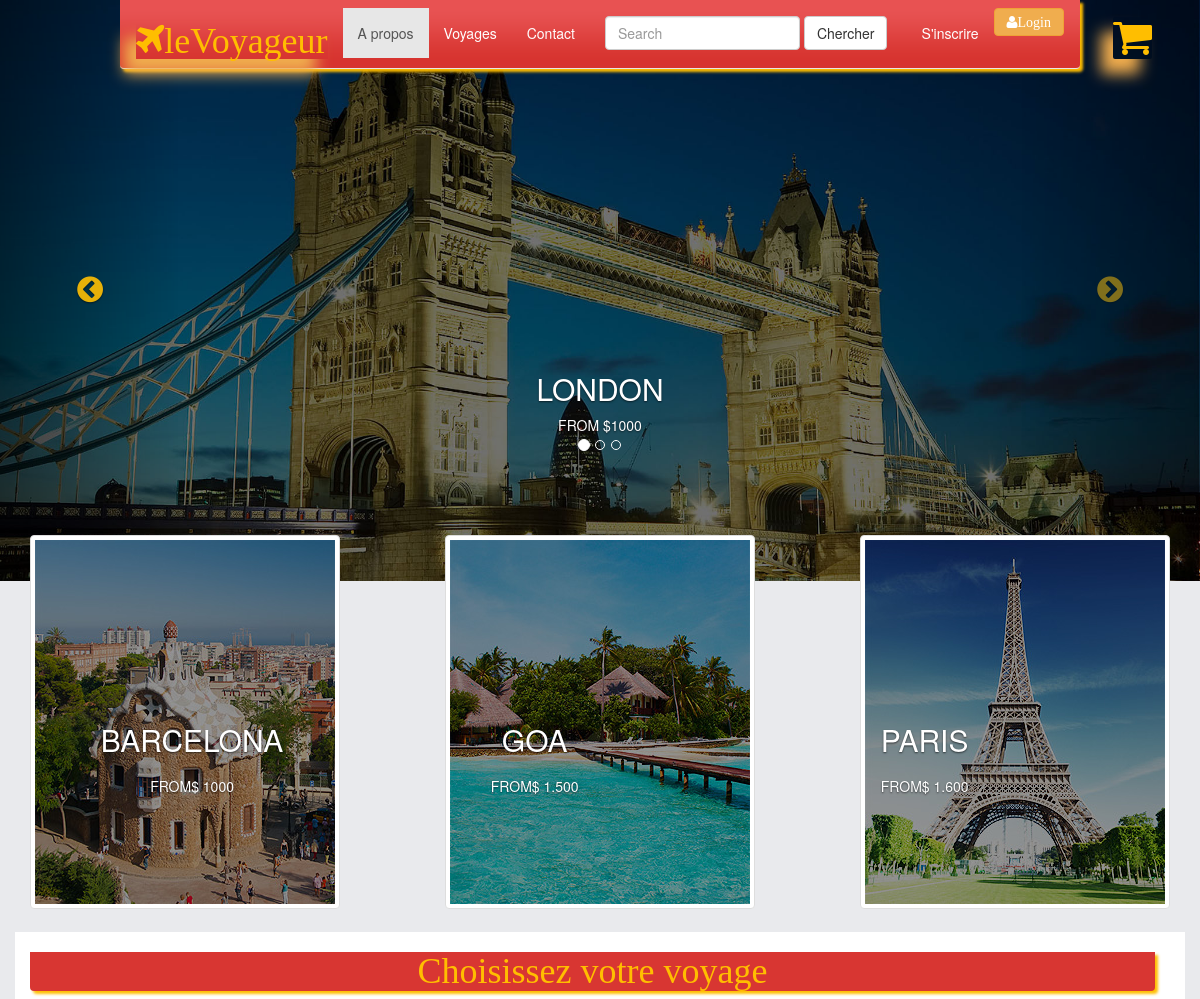
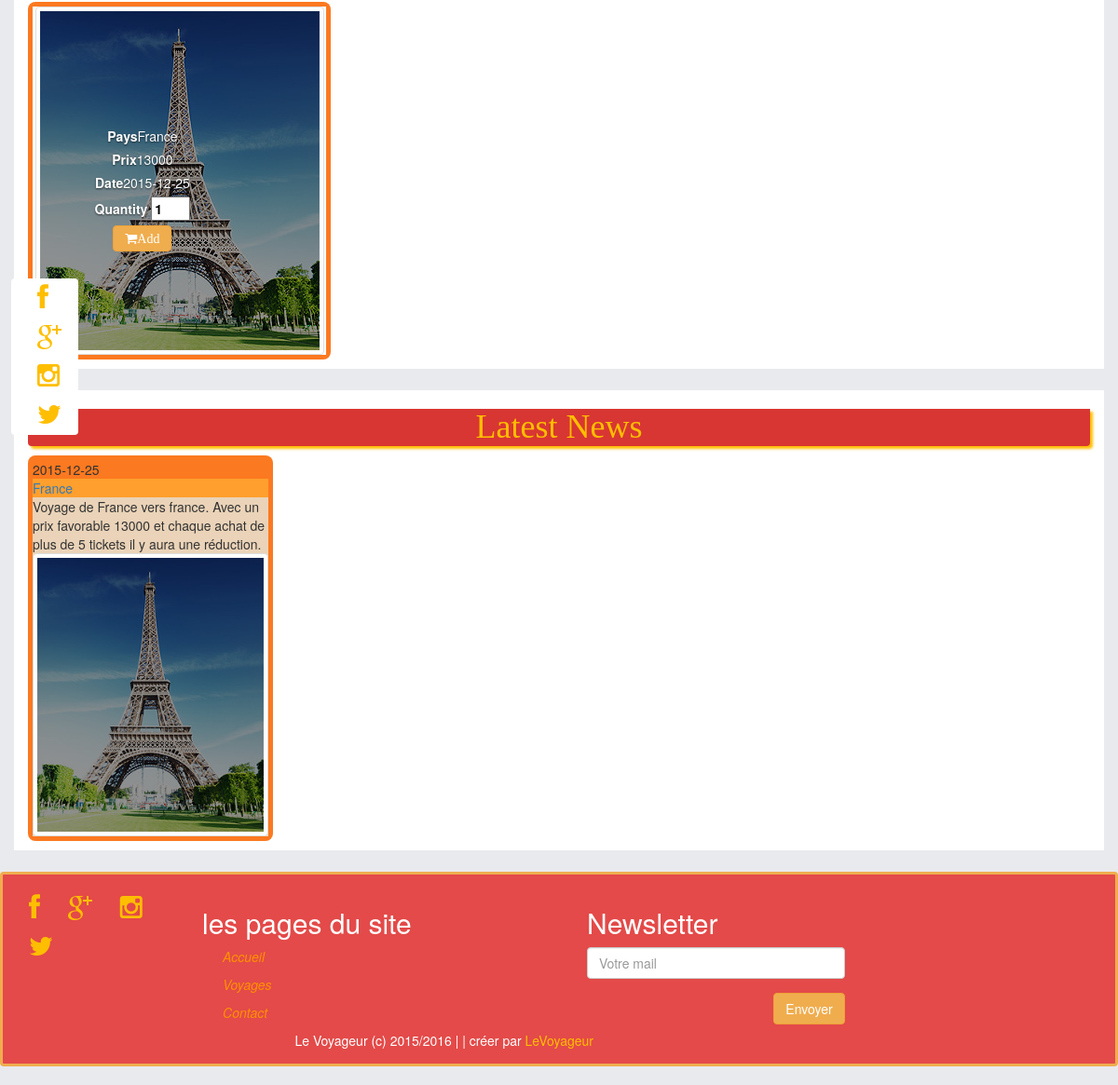
Page /levoyageurvBootstrap/voyages.php on the committed database (2 pictures, top to bottom).
### tables this page shows
CREATE TABLE IF NOT EXISTS `voyage` (
  `id_voy` int(11) NOT NULL AUTO_INCREMENT,
  `pays` varchar(30) NOT NULL,
  `image` varchar(100) NOT NULL,
  `ville_d` varchar(30) NOT NULL,
  `ville_a` varchar(30) NOT NULL,
  `date_d` date NOT NULL,
  `date_a` date NOT NULL,
  `prix` double NOT NULL,
  `disponible` int(11) NOT NULL,
  PRIMARY KEY (`id_voy`)
);

### levoyageurvBootstrap/voyages.php (the view, shortened to what this page needs)
<!DOCTYPE html>
<html lang="en">
<head>
<?php  include("front/head.php");  ?>
	</head>
	<body class="page1" id="top">
<?php
include ("front/nav.php");
include ("front/carousel.php");
include ("front/aprescarousel.php");
 ?>
			<div class="container content-body">
				<section class="row">
					<div class="col-lg-12 col-md-12">
						<?php include("front/icons.php");  ?>
<?php
include_once("php/connect-db.php");
?>
<?php
if(isset($_POST["chercher"]))
{
$pays = htmlentities($_POST['pays'], ENT_QUOTES);
    $current_url = urlencode($url="http://".$_SERVER['HTTP_HOST'].$_SERVER['REQUEST_URI']);
$today = date('Y-m-d');
$results = $mysqli->query("SELECT id_voy,disponible, pays, date_d, image, prix ,ville_a FROM voyage  WHERE pays = '".$pays."' and date_d >= '".$today."'");
if($results){
$products_item = '<div class=" col-lg-12 col-md-12 col-xs-12 col-sm-12 text-center">
						<h1 class="head1">Les voyages vers '.$pays.'</h1>
					</div> ';
$retourChario=0;
echo "<div classe='row'>";
while($obj = $results->fetch_object())
{
	if ($retourChario==3){
echo <<<EOT
</div>
<div classe="row">
EOT;
}
else {
	$retourChario=$retourChario+1;
}
$products_item .= <<<EOT
<div class="col-lg-4 col-md-4 col-xs-6  col-sm-4 ">
<div class=" col-lg-11 col-md-11 col-xs-11 col-sm-11 art-block">
    <div class="banner">
        <img  class=" img-responsive center-block img-thumbnail" src="images/{$obj->image}" alt="">
        <div class=" caption captionpanier">
            <div class="captionpanier">Pays {$obj->pays}</div>
            <div class="captionpanier">Prix<span>{$obj->prix}</span></div>
            <div class="captionpanier date">Date<span>{$obj->date_d}</span></div>
            <form method="post" action="cartupdatev.php">
               <fieldset>
                <label>
                    <span>Quantity</span>
                    <input type="text" size="2" maxlength="2" name="product_qty" value="1"  style="color: black;"/>
                </label>
            </fieldset>
            <input type="hidden" name="id_voy" value="{$obj->id_voy}" />
            <input type="hidden" name="type" value="add" />
            <input type="hidden" name="return_url" value="{$current_url}" />
            <button type="submit" class="  btn btn-warning  fa fa-shopping-cart" >Add</button>
        </form>
    </div>
    				<a  data-toggle="modal"  data-target="#myvoya{$obj->id_voy}" style="text-decoration :none">
								voir détail
							</a>
							<div class="modal fade" id="mymodal{$obj->id_voy}" tabindex="-1" role="dialog" aria-labelledby="myModalLabe">
								<div class="modal-dialog" role="document">
									<div class="modal-content">
										<div class="modal-header">
											<button type="button" class="close" data-dismiss="modal" aria-label="Close"><span aria-hidden="true">&times;</span></button>
											<h4 class="modal-title" id="myModalLabe">detail </h4>
										</div>
										<div class="modal-body">
												<div class="form-group">
													<label for="nom3" class="col-sm-2 control-label">Description </label>
													<div class="captionpanier">Pays {$obj->pays}</div>
            										<div class="captionpanier">Prix<span>{$obj->prix}</span></div>
            										<div class="captionpanier date">Date<span>{$obj->date_d}</span></div>
													<p> voyage vers {$obj->pays}<br>
													Prix : {$obj->pays}<br>
													chaque opération d'achat sépeirire à 5 tichets, il y aura une remise
													</p>
												</div>
										</div>
									</div>
								</div>
							</div>
</div>
</div>
</div>
EOT;
}
$products_item .= '';
echo $products_item;
}
}
else
        {
           $current_url = urlencode($url="http://".$_SERVER['HTTP_HOST'].$_SERVER['REQUEST_URI']);
$today = date('Y-m-d');
$results = $mysqli->query("SELECT id_voy,disponible, pays, date_d, image, prix ,ville_a FROM voyage  WHERE date_d > '".$today."'");;
if($results){
$products_item = '<div class=" col-lg-12 col-md-12 col-xs-12 col-sm-12 text-center">
						<h1 class="head1">Choisissez votre voyage  </h1>
					</div> ';
$retourChario=0;
echo "<div class='row'>";
while($obj = $results->fetch_object())
{
	if ($retourChario==3){
echo <<<EOT
</div>
<div class =" col-lg-12 col-md-12 col-xs-12 col-sm-12 ">
<hr style="">
</div>
<div class="row">
EOT;
$retourChario=0;
}
else {
	$retourChario++;
}
$products_item .= <<<EOT
<div class="col-lg-4 col-md-4 col-xs-6  col-sm-4 ">
<div class=" col-lg-11 col-md-11 col-xs-11 col-sm-11 art-block">
    <div class="banner">
        <img  class=" img-responsive center-block img-thumbnail" src="images/{$obj->image}" alt="">
        <div class=" caption captionpanier">
            <div class=" captionpanier "><label> Pays </label>{$obj->pays}</div>
            <div class=" captionpanier "><label>Prix</label><span>{$obj->prix}</span></div>
            <div class="  captionpanier date"><label>Date</label><span>{$obj->date_d}</span></div>
            <form method="post" action="cartupdatev.php">
               <fieldset>
                <label>
                    <span>Quantity</span>
                    <input type="text" size="2" maxlength="2" name="product_qty" value="1" style="color: black;" />
                </label>
            </fieldset>
            <input type="hidden" name="id_voy" value="{$obj->id_voy}" />
            <input type="hidden" name="type" value="add" />
            <input type="hidden" name="return_url" value="{$current_url}" />
            <button type="submit" class="   btn btn-warning  fa fa-shopping-cart" >Add</button>
        </form>
    </div>
</div>
</div>
</div>
EOT;
}
$products_item .= '';
echo $products_item;
        }
        if($retourChario!=3){
        	echo "</div>";
        }
}
?>
				</section>
<?php
include("front/news.php");
  ?>
</div>
<?php
include("front/footer.php");
 ?>
</body>
</html>

### levoyageurvBootstrap/front/news.php (shortened to what this page needs)
<section class="row">
			<div class=" col-lg-12 col-md-12 col-xs-12 col-sm-12 text-center">
				<h1 class="head1">Latest News</h1>
			</div>
<?php
include_once("php/connect-db.php");
?>
<?php
$today = date('Y-m-d');
$results = $mysqli->query("SELECT id_voy,disponible, pays, date_d, image, prix ,ville_a, ville_d FROM voyage  WHERE  date_d >= '".$today."' ORDER BY prix");
if($results){
$products_item = '';
$retourChario=0;
while($obj = $results->fetch_object() )
{
	if ($retourChario<4){
$products_item .= <<<EOT
			<div class="col-lg-3 col-md-3 col-xs-12 col-sm-6  " >
				<div class="art-block" >
					<time datetime="{$obj->date_d}">{$obj->date_d}</span></time>
					<div style="
					background-color: #EAD3B8;
					">
					<div class="" style="
					background-color: #FF9F2D;
					"><a href="#">{$obj->pays}</a></div>
					Voyage de {$obj->ville_d} vers {$obj->ville_a}. Avec un prix favorable {$obj->prix} et chaque achat de plus de 5 tickets il y aura une réduction.
					<img class=" img-responsive img-thumbnail" src="images/{$obj->image}" alt="">
				</div>
			</div>
		</div>
EOT;
$retourChario=$retourChario+1;
}
}
$products_item .= '';
echo $products_item;
}
?>
</section>

### rows in the picture
voyage: image (picture), pays "France", prix "13000", date_d "2015-12-25", ville_d "France", ville_a "france"
